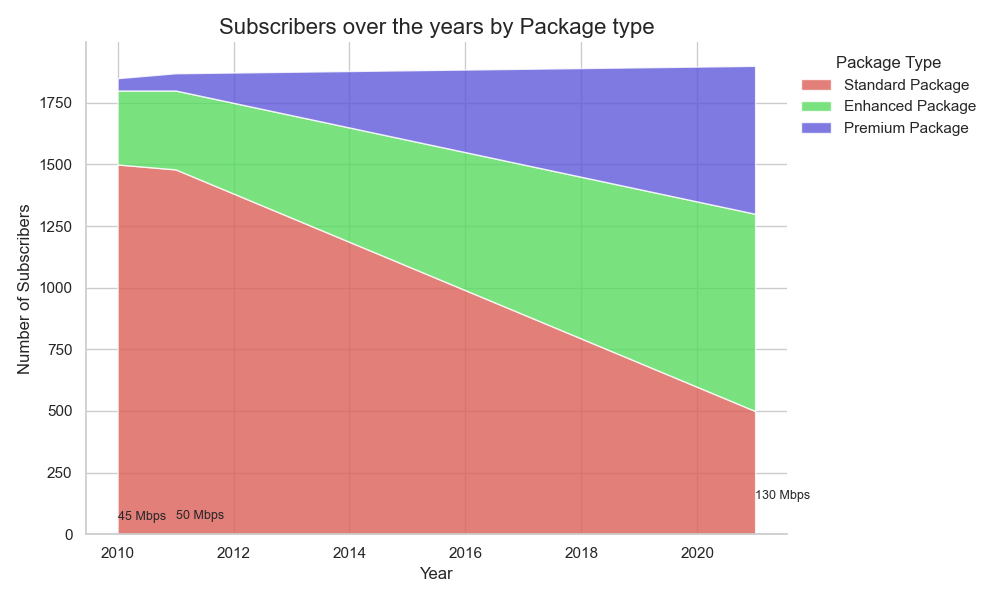

Python code for this plot:

import pandas as pd
import matplotlib.pyplot as plt
import seaborn as sns

# Given data
data = [
    {'Year': 2010, 'Standard Package Subscribers (Mbps<100)': 1500, 'Enhanced Package Subscribers (100<=Mbps<300)': 300, 'Premium Package Subscribers (Mbps>=300)': 50, 'Average Speed (Mbps)': 45},
    {'Year': 2011, 'Standard Package Subscribers (Mbps<100)': 1480, 'Enhanced Package Subscribers (100<=Mbps<300)': 320, 'Premium Package Subscribers (Mbps>=300)': 70, 'Average Speed (Mbps)': 50},
    # Add all the other data points...
    {'Year': 2021, 'Standard Package Subscribers (Mbps<100)': 500, 'Enhanced Package Subscribers (100<=Mbps<300)': 800, 'Premium Package Subscribers (Mbps>=300)': 600, 'Average Speed (Mbps)': 130}
]

# Convert the data to a DataFrame
df = pd.DataFrame(data)

# Set the style
sns.set_style("whitegrid")

# Create stackplot
plt.figure(figsize=(10, 6))
plt.stackplot(df['Year'],
              [df['Standard Package Subscribers (Mbps<100)'],
               df['Enhanced Package Subscribers (100<=Mbps<300)'],
               df['Premium Package Subscribers (Mbps>=300)']],
              labels=['Standard Package', 'Enhanced Package', 'Premium Package'],
              colors=sns.color_palette("hls", 3),
              alpha=0.8)

# Add titles and labels
plt.title('Subscribers over the years by Package type', fontsize=16)
plt.xlabel('Year', fontsize=12)
plt.ylabel('Number of Subscribers', fontsize=12)

# Move the legend out of the plot
plt.legend(loc='upper left', bbox_to_anchor=(1, 1), title="Package Type")

# Annotate average speed
for x, y, label in zip(df['Year'], df['Average Speed (Mbps)'], df['Average Speed (Mbps)']):
    plt.text(x, y, f'{label} Mbps', fontsize=9, verticalalignment='bottom')

sns.despine()  # Remove the top and right spines from plot

# Show plot
plt.tight_layout()
plt.show()
